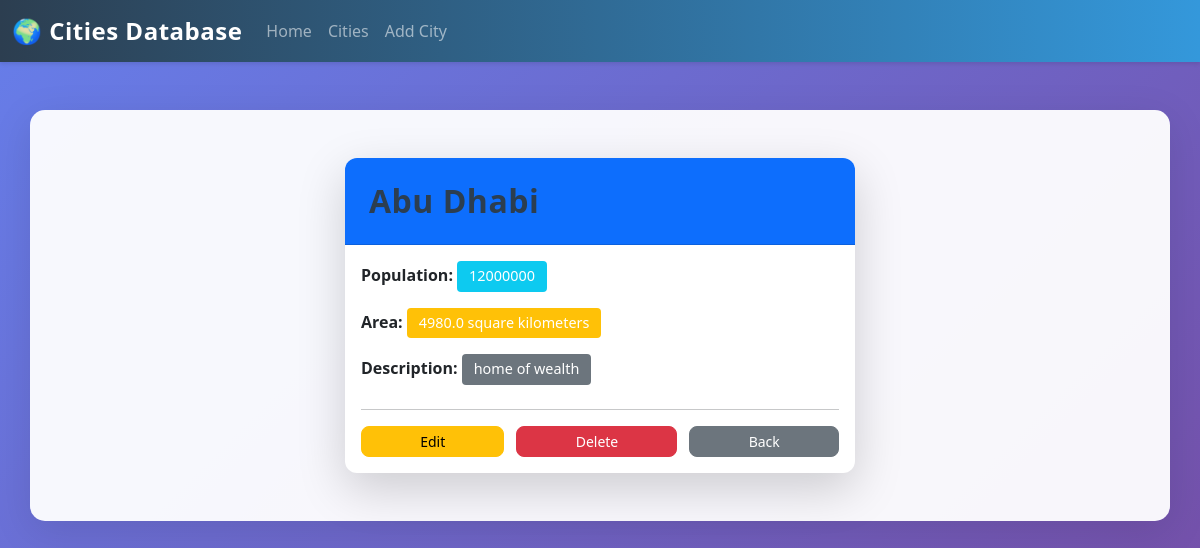
/firstDjango/city/3/, run on the app's committed database.
### firstDjango/models.py (models this page shows, shortened)
class City(models.Model):
    name=models.CharField(max_length=200)
    population=models.IntegerField()
    area=models.FloatField()
    description=models.CharField(max_length=255)
    updated_at=models.DateTimeField(auto_now=True)
    created_at=models.DateTimeField(auto_now_add=True)

### firstDjango/views.py (the view)
# urls.py: path('city/<int:pk>/', views.City_detail, name='city-detail'),
def City_detail(request, pk):
    city = get_object_or_404(City, pk=pk)
    context = {"city": city}
    return render(request, 'city_details.html', context)

### templates/city_details.html
{% extends 'main.html' %}
{% block content %}
<div class="container mt-5">
    <div class="row justify-content-center">
        <div class="col-md-6">
            <div class="card shadow-lg">
                <div class="card-header bg-primary text-white">
                    <h2 class="card-title mb-0">{{ city.name }}</h2>
                </div>
                <div class="card-body">
                    <div class="mb-4">
                        <p><strong>Population:</strong> <span class="badge bg-info">{{ city.population }}</span></p>
                        <p><strong>Area:</strong> <span class="badge bg-warning">{{ city.area }} square kilometers</span></p>
                        <p><strong>Description:</strong> <span class="badge bg-secondary">{{ city.description }}</span></p>
                    </div>
                    <hr>
                    <div class="d-flex gap-2">
                        <a href="{% url 'update-city' city.pk %}" class="btn btn-warning btn-sm flex-grow-1">Edit</a>
                        <a href="{% url 'delete-city' city.pk %}" class="btn btn-danger btn-sm flex-grow-1">Delete</a>
                        <a href="{% url 'fetchAll' %}" class="btn btn-secondary btn-sm flex-grow-1">Back</a>
                    </div>
                </div>
            </div>
        </div>
    </div>
</div>
{% endblock %}

### templates/main.html (style rules this page uses)
:root { --primary-color: #2c3e50; --secondary-color: #3498db; --accent-color: #e74c3c; }
body { background: linear-gradient(135deg, #667eea 0%, #764ba2 100%); min-height: 100vh; font-family: 'Segoe UI', Tahoma, Geneva, Verdana, sans-serif; }
.card { border: none; border-radius: 12px; overflow: hidden; transition: all 0.3s ease; }
.card-header { padding: 1.5rem; font-weight: 600; letter-spacing: 0.5px; }
.btn { border-radius: 8px; font-weight: 500; transition: all 0.3s ease; }
.badge { padding: 0.5rem 0.75rem; font-size: 0.9rem; font-weight: 500; }
.container { background: rgba(255, 255, 255, 0.95); border-radius: 15px; padding: 3rem; margin-top: 2rem; margin-bottom: 2rem; box-shadow: 0 10px 40px rgba(0,0,0,0.1); }
h1, h2, h3, h4, h5, h6 { color: var(--primary-color); font-weight: 600; }
.gap-2 { gap: 0.75rem !important; }

### data on the page
City: name "Abu Dhabi", population "12000000", area "4980.0", description "home of wealth"
